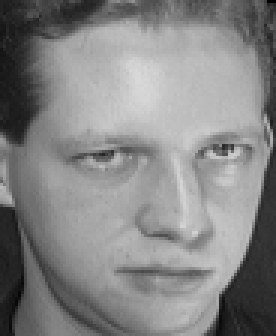
#> input picture data/1/10.png, 92 x 112 px, found by its file name (shown 3 times larger)
$ python mytrain.py 1.0 data/10/01.png data/10/03.png
#> lines starting #> are read from the running program, lines starting #| are printed output that depends on the picture; pictures that were not available may be replaced by others from this repository, and a replacement may not be noted
import cv2 as cv
import numpy as np
import os
import sys
#main function
def main(argv):
    if not os.path.exists(argv[2]):
        os.makedirs(argv[2])
    path='./'+argv[3]+'/'#Get the path to the folder where the photos are stored
    energyRatio=float(argv[1])
    #filelist=os.listdir(path)#Get a list of photo file names
    img_size=(90,90)
    #read images
    ImageMatrix,count,Class=readImage(path,img_size)
    np.savetxt('./'+argv[2]+'/Class.csv', Class, delimiter = ',')
    #get meanFace
    mean_vector=meanFace(ImageMatrix,count)
    np.savetxt('./'+argv[2]+'/mean.csv', mean_vector, delimiter = ',')
    #compute the  fake_covarianceMatrix
    matrix_prime,S=covarianceMatrix(ImageMatrix,mean_vector,count)
    np.savetxt('./'+argv[2]+'/matrix_prime.csv', matrix_prime, delimiter = ',')
    #compute the eigenvalues and eigenvectors
    eigenvalues,eigenvectors = np.linalg.eig(S)
    eigenvalues=eigenvalues.reshape(1,-1)
    eigenvectors=np.dot(matrix_prime,eigenvectors)
    #get transformation matrix
    W=getPrincipal(eigenvectors,eigenvalues,energyRatio)
    np.savetxt('./'+argv[2]+'/PCA.csv', W, delimiter = ',')
    #show and write the mean image of the first 10 eigen faces
    EigenFaces=W[:,0:10].sum(1)/10
    EigenFaces=(EigenFaces.reshape(img_size))
    EigenFaces=cv.normalize(EigenFaces,None,0,255,cv.NORM_MINMAX,cv.CV_8UC1)
    cv.imwrite('EigenFaces.png',EigenFaces)
    cv.imshow('first 10 eigen faces',EigenFaces)
    cv.waitKey(0)
    return 0
def readImage(path,size):
#> called with path = './data/10/03.png/', size = (90, 90)
    width=size[0]
    height=size[1]
    Matrix_X=np.empty((height*width,400),np.uint8)
    Class=np.empty((1,400),np.uint8)
    #print(Matrix_X[:,0:1].shape)
    count=0
    for i in range(1,41,1):
        cur_path=path+str(i)+'/'
        filelist=os.listdir(cur_path)
        for item in filelist:
            if item.endswith('.png'):
                if item[0:2]=='10':
                #use the last img as test
                    if i<10:
                        string='0'+str(i)
                    else:
                        string=str(i)
                    if not os.path.exists("testData"):
                        os.makedirs("testData")
                    img=cv.imread(cur_path+'10.png',cv.IMREAD_GRAYSCALE)
#> img is the input picture: shape (112, 92); min 1, max 217, mean 132.8
                    cv.imwrite('./testData/'+string+'_'+'10.png',img)
                else:
                    #read a image
                    img=cv.imread(cur_path+item,cv.IMREAD_GRAYSCALE)
                    re_img=cv.resize(img,size,0,0,interpolation = cv.INTER_CUBIC)
                    #histogram equalization
                    equ_img = cv.equalizeHist(re_img)
                    #cv.imshow('1',equ_img)
                    final_img = cv.normalize(equ_img,None,0,255,cv.NORM_MINMAX,cv.CV_8UC1)#TODO check
                    #reshape the image to a vector
                    vector_x=final_img.reshape((-1,1))#note -1 means let python calculate
                    Matrix_X[:,count:count+1] =vector_x
                    Class[0,count]=i
                    count+=1
#> pass 2 of the loop in readImage, `for i in range(1,41,1):`:
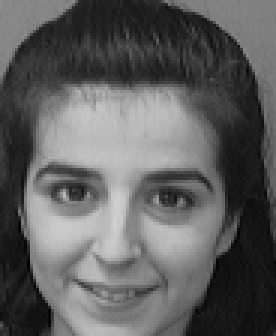
#> input picture data/10/01.png, 92 x 112 px, given as the content of the folder ./data/10/03.png/2/, which was not available (shown 3 times larger)
#> in readImage, img is the input picture: shape (112, 92); min 1, max 207, mean 95.1
#> in readImage, `equ_img = cv.equalizeHist(re_img)`:
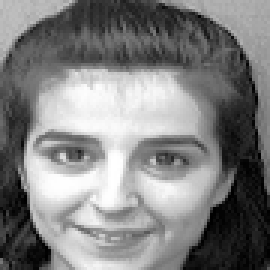
#> equ_img: shape (90, 90) (shown 3 times larger); min 0, max 255, mean 128.4
#> vector_x = 8100 values, max 255 at index 4718, min 0 at index 2694, mean 128.4
#> in readImage, `Matrix_X[:,count:count+1] =vector_x`:
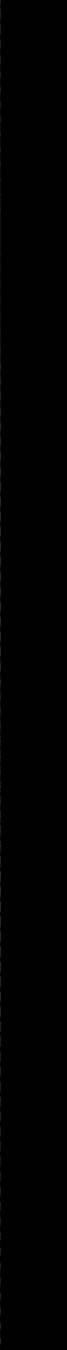
#> Matrix_X: shape (8100, 400) (shown at 1/6 size); min 0, max 255, mean 0.3
    return Matrix_X[:,0:count],count,Class[0,0:count]
def meanFace(matrix,count):
#> called with matrix = array of shape (8100, 42), count = 42
    mean=np.zeros((matrix.shape[0],1))
#> mean = 8100 values from 0 to 0
    mean=matrix.sum(1).reshape(-1,1)
    mean=mean/count
    return mean
#compute the covarianceMatrix
def covarianceMatrix(matrix,mean,count):
#> called with matrix = array of shape (8100, 42), mean = array of shape (8100, 1), count = 42
    matrix_prime=matrix-mean
    S=np.dot((matrix_prime.T),matrix_prime)/count
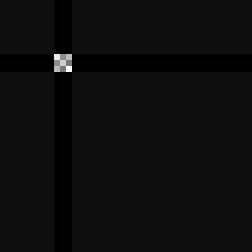
#> S: shape (42, 42) float64 (shown 6 times larger); min -32989.2, max 595458.2, mean 0; drawn with min black and max white
    return matrix_prime,S
def getPrincipal(eigenvectors,eigenvalues,energyRatio):
#> called with eigenvectors = array of shape (8100, 42), eigenvalues = array of shape (1, 42), energyRatio = 1
    eigenvalues=eigenvalues.reshape(1,-1)
    #sort and get index
    sorted_index=np.argsort(-eigenvalues)
    totalSum=np.sum(eigenvalues)
    thisSum=0
    k=0# number of principal components selected

    for i in range(0,sorted_index.shape[1]):
        index=sorted_index[0,i]
        thisSum+=eigenvalues[0,index]
        k+=1
        #find the least k
        if thisSum/totalSum >= energyRatio:
            break
    #select k components
    sorted_index=sorted_index[0,0:k].reshape(1,-1)
    W=np.empty((eigenvectors.shape[0],k))
    j=0
    for i in range(0,sorted_index.shape[1]):
        index=sorted_index[0,i]
        #normalize the eigenvectors
        W[:,j:j+1]=eigenvectors[:,index:index+1]/np.sqrt(np.sum(eigenvectors[:,index:index+1]**2))
        j+=1
    #return the transformation matrix
    return W

if __name__ == "__main__":
    main(sys.argv)
#> in main, `EigenFaces=(EigenFaces.reshape(img_size))`:
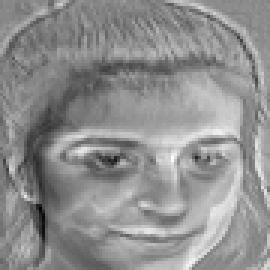
#> EigenFaces: shape (90, 90) float64 (shown 3 times larger); min -0.00856, max 0.00663, mean -1.48e-06; drawn with min black and max white
    #Command line input:
    #argv[0] for the file name, e.g. mytrain.py
    #argv[1] for the energyRatio
    #argv[2] for the model folder's name
    #argv[3] for the name of the data folder
    # python mytrain.py 0.95 modelData data
